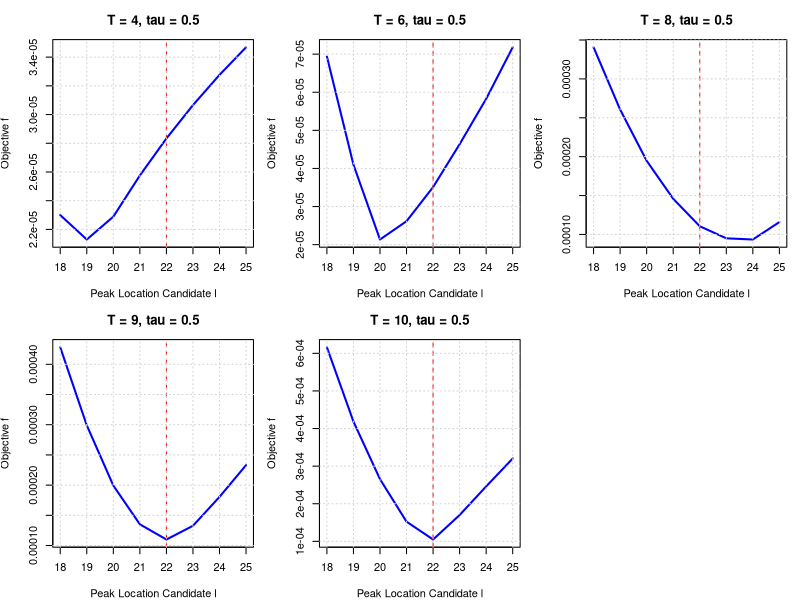
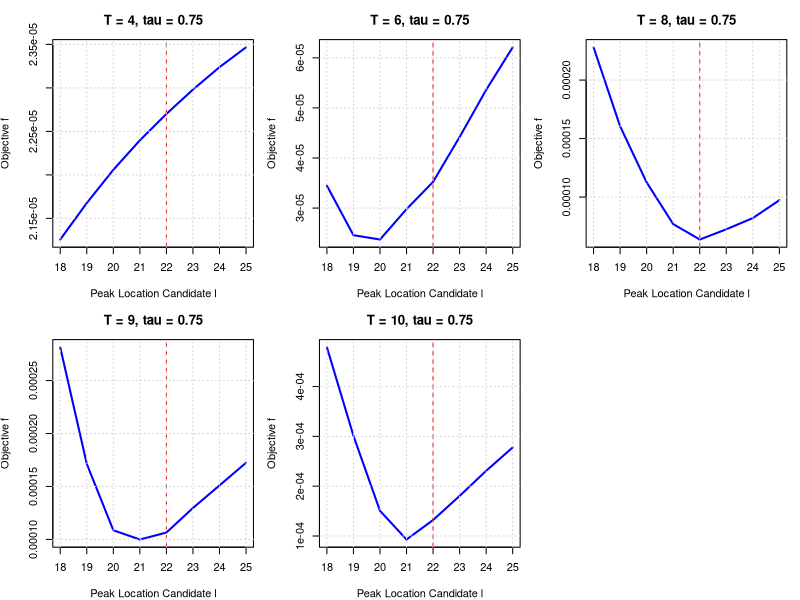
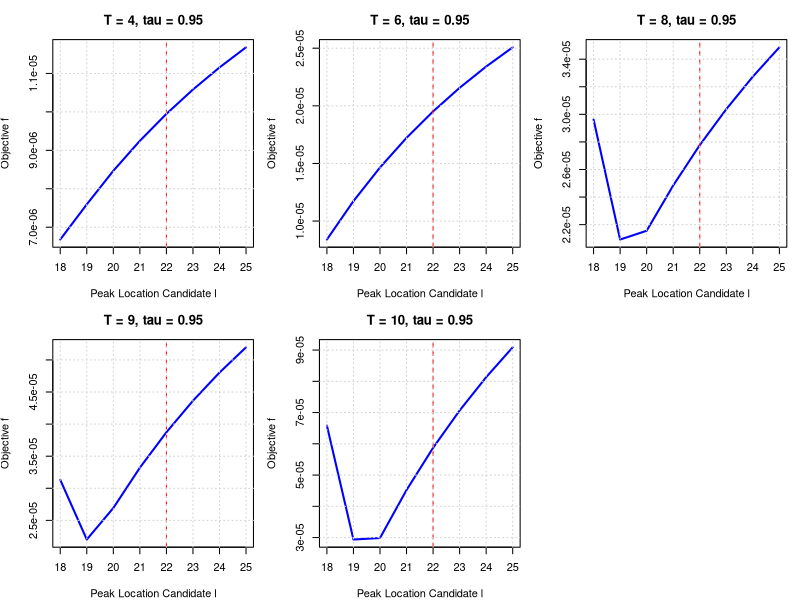

Source code (R) for these figures, in order:
# ---------------------------------------------------------------------------
# Quantile-Based Peak Estimation with shifted Laplace to match tau (updated SNR)
# ---------------------------------------------------------------------------

# ---------------------------------------------------------------------------
# Laplace Quantile (inverse CDF) 
# ---------------------------------------------------------------------------
qlaplace <- function(tau, scale = 1) {
  if (tau < 0.5) scale * log(2 * tau) else -scale * log(2 * (1 - tau))
}

# ---------------------------------------------------------------------------
# Laplace with shifted center to match P(e < 0) = tau
# ---------------------------------------------------------------------------
shifted_laplace <- function(n, tau, scale = 1) {
  rlap <- rlaplace(n, scale = scale)
  rlap - qlaplace(tau, scale = scale)
}

# ---------------------------------------------------------------------------
# Laplace Noise Generator (original, centered at 0) 
# ---------------------------------------------------------------------------
rlaplace <- function(n, location = 0, scale = 1) {
  u <- runif(n, -0.5, 0.5)
  location - scale * sign(u) * log(1 - 2 * abs(u))
}

# ---------------------------------------------------------------------------
# Asymmetric Laplace Variance
# ---------------------------------------------------------------------------
asy_laplace_variance <- function(tau, z) {
  stopifnot(tau > 0, tau < 1, abs(z) < 1)
  mu <- tau / (1 + z) - (1 - tau) / (1 - z)
  E_X2 <- 2 * tau / (1 + z)^2 + 2 * (1 - tau) / (1 - z)^2
  return(E_X2 - mu^2)
}

# ---------------------------------------------------------------------------
# Quantile Loss
# ---------------------------------------------------------------------------
quantile_loss <- function(u, tau) {
  u * (tau - (u < 0))
}

# ---------------------------------------------------------------------------
# Weighted Quantile
# ---------------------------------------------------------------------------
med_weighted_tau <- function(I, l, s, tau) {
  T <- length(I)
  x <- I * exp(((1:T) - l)^2 / s^2)
  w <- exp(-((1:T) - l)^2 / s^2)
  o <- order(x)
  x_sorted <- x[o]
  w_sorted <- w[o]
  cum_w <- cumsum(w_sorted)
  cutoff <- tau * sum(w_sorted)
  k <- min(which(cum_w >= cutoff))
  x_sorted[k]
}

# ---------------------------------------------------------------------------
# Quantile-Based Amplitude
# ---------------------------------------------------------------------------
compute_a <- function(I, l, s, tau) {
  med_weighted_tau(I, l, s, tau)
}

# ---------------------------------------------------------------------------
# Quantile Loss objective
# ---------------------------------------------------------------------------
objective_function <- function(I, a, l, s, tau) {
  t <- seq_along(I)
  fitted <- a * exp(-((t - l)^2) / s^2)
  u <- I - fitted
  mean(quantile_loss(u, tau))
}

# ---------------------------------------------------------------------------
# Optimize s for a given l
# ---------------------------------------------------------------------------
search_best_s <- function(I, l, tau) {
  f_obj <- function(s) {
    a_hat <- compute_a(I, l, s, tau)
    objective_function(I, a_hat, l, s, tau)
  }
  optimize(f_obj, interval = c(1, 20), tol = 1e-4)$minimum
}

# ---------------------------------------------------------------------------
# Main simulation
# ---------------------------------------------------------------------------
simulate_quantile_objective <- function(T, A, L, S, tau, z, snr = Inf, seed = NULL) {
  t <- 1:T
  signal <- A * exp(-((t - L)^2) / S^2)
  
  if (!is.null(seed)) set.seed(seed)
  
  if (is.finite(snr)) {
    sigma2 <- asy_laplace_variance(tau, z)
    b <- sqrt((A / snr)^2 / sigma2)
    noise <- shifted_laplace(T, tau, scale = b)
    I <- signal + noise
  } else {
    I <- signal
  }
  
  l_grid <- 18:25
  losses <- sapply(l_grid, function(l) {
    s_hat <- search_best_s(I, l, tau)
    a_hat <- compute_a(I, l, s_hat, tau)
    objective_function(I, a_hat, l, s_hat, tau)
  })
  
  data.frame(l = l_grid, loss = losses, T = T)
}

# ---------------------------------------------------------------------------
# Plotting utility
# ---------------------------------------------------------------------------
plot_quantile_objectives <- function(results, tau, A_true, L_true, S_true) {
  Ts <- unique(results$T)
  nrow <- 2
  ncol <- 3
  
  png(filename = paste0("shifted_obj_fun_tau_", tau, ".png"),
      width = 900, height = 600, res = 120)
  old_par <- par(mfrow = c(nrow, ncol), mar = c(4, 4, 3, 1))
  on.exit({ par(old_par); dev.off() })
  
  for (T_val in Ts) {
    subset_data <- subset(results, T == T_val)
    plot(subset_data$l, subset_data$loss, type = "l", lwd = 2, col = "blue",
         xlab = "Peak Location Candidate l",
         ylab = expression("Objective " * f),
         main = paste0("T = ", T_val, ", tau = ", tau))
    abline(v = L_true, col = "red", lty = 2)
    grid()
  }
}

# ---------------------------------------------------------------------------
# Run simulation and plot
# ---------------------------------------------------------------------------
A_true <- 1
L_true <- 22
S_true <- 10
snr <- 1000
z <- 0
seed <- 280
T_vals <- c(4, 6, 8, 9, 10)

for (tau_val in c(0.5, 0.75, 0.95)) {
  results <- do.call(rbind, lapply(T_vals, function(T) {
    simulate_quantile_objective(T, A = A_true, L = L_true, S = S_true,
                                tau = tau_val, z = z, snr = snr, seed = seed)
  }))
  
  plot_quantile_objectives(results, tau_val, A_true, L_true, S_true)
  cat("Plot for tau =", tau_val, "generated and saved.\n")
}
